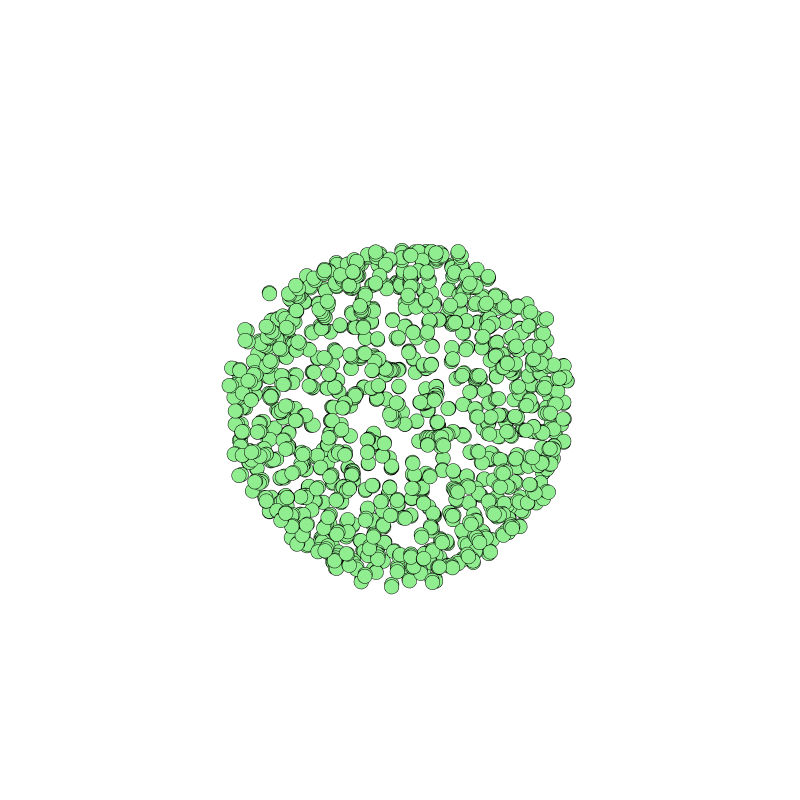

Notebook code cell kept with this figure:
### Code cell
#Include the traces we want to plot and create a figure
data = list(trace_edges.values())
data.append(trace_nodes)

#print(data)
fig = go.Figure(data=data, layout=layout)

fig.show()
